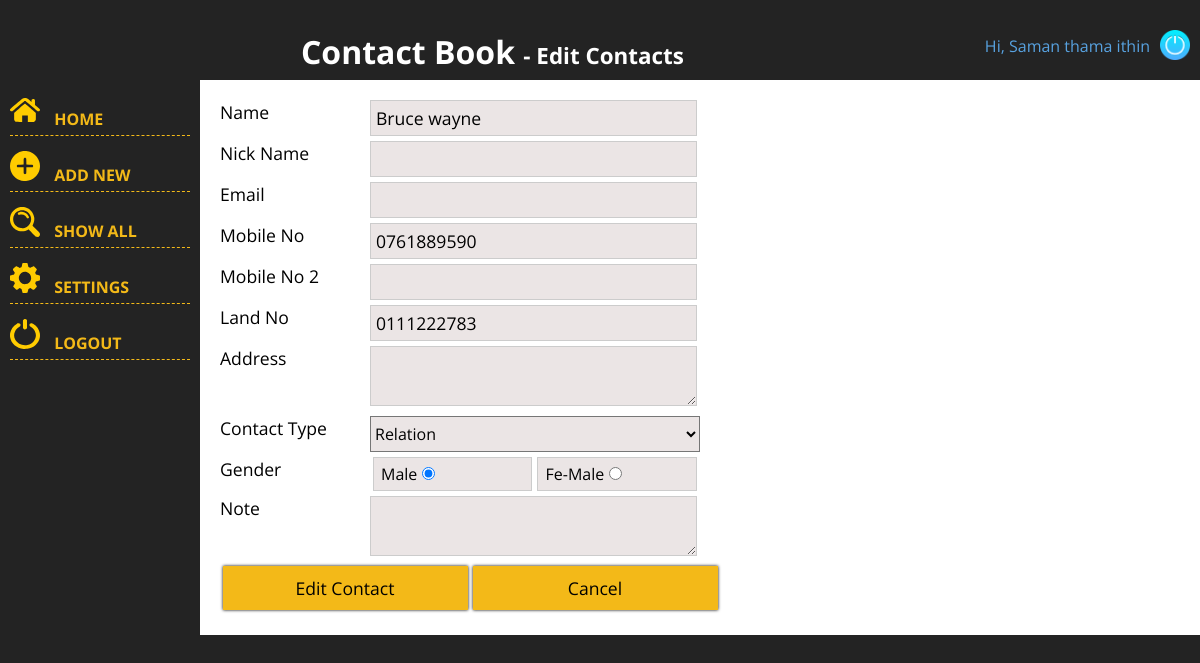
The app's page /edit.php?id=1 (signed in) with its own data.
### tables this page shows
CREATE TABLE `contacts` (
  `id` int(11) NOT NULL,
  `name` varchar(30) NOT NULL,
  `nick` varchar(12) NOT NULL,
  `email` varchar(100) NOT NULL,
  `mobile1` varchar(12) NOT NULL,
  `mobile2` varchar(12) NOT NULL,
  `land` varchar(12) NOT NULL,
  `address` varchar(160) NOT NULL,
  `type` tinyint(4) NOT NULL,
  `gender` tinyint(4) NOT NULL,
  `note` varchar(160) NOT NULL
);

### edit.php (the view, shortened to what this page needs)
<?php
include "inc_header.php";
$msg="";
if (isset($_GET['id'])){
    $result=array();
    try{
        include "db_connection.php";
        $query = $db->prepare("SELECT * FROM `contacts` WHERE `id`=?");
        $query->execute(array($_GET['id']));
        if ($query->rowCount()>0){
            $result = $query->fetch();
        }else $msg ="Given User id in URL is invalid";
    }catch(PDOException $e){
        $msg.=$e->getMessage();
        echo $msg;
    }
}else  $msg="URL is invalid. User Id is required in URL";
?>
    <?php include "inc_menus.php" ?>
        <form onsubmit="return validate()" name="form1" method="POST" action="edit.php?id=<?php echo $_GET['id']; ?>">
            <label class="row">
                <span class="item">Name</span>
                <input type="text" class="in1" maxlength="30" value="<?php echo isset($_POST['SENT']) && empty($okmsg) ? $_POST['uname'] : $result['name']; ?>" name="uname">
            </label>
            <label class="row">
                <span class="item">Nick Name</span>
                <input type="text" class="in1" maxlength="12" value="<?php echo isset($_POST['SENT']) && empty($okmsg) ? $_POST['nick'] : $result['nick']; ?>" name="nick">
            </label>
            <label class="row">
                <span class="item">Email</span>
                <input type="email" class="in1" maxlength="100" value="<?php echo isset($_POST['SENT']) && empty($okmsg) ? $_POST['email'] : $result['email']; ?>" name="email">
            </label>
            <label class="row">
                <span class="item">Mobile No</span>
                <input type="text" class="in1" maxlength="12" value="<?php echo isset($_POST['SENT']) && empty($okmsg) ? $_POST['mob1'] : $result['mobile1']; ?>" name="mob1">
            </label>
            <label class="row">
                <span class="item">Mobile No 2</span>
                <input type="text" class="in1" maxlength="12" value="<?php echo isset($_POST['SENT']) && empty($okmsg) ? $_POST['mob2'] : $result['mobile2']; ?>" name="mob2">
            </label>
            <label class="row">
                <span class="item">Land No</span>
                <input type="text" class="in1" maxlength="12" value="<?php echo isset($_POST['SENT']) && empty($okmsg) ? $_POST['land'] : $result['land']; ?>" name="land">
            </label>
            <label class="row">
                <span class="item">Address</span>
                <textarea maxlength="160" class="in1" name="address"value="<?php echo isset($_POST['SENT']) && empty($okmsg) ? $_POST['address'] : $result['address']; ?>"></textarea>
            </label>
            <label class="row">
                <span class="item">Contact Type</span>
                <select name="type">
                    <option value="2" <?php if((isset($_POST['SENT']) && empty($okmsg) && $_POST['type']==2) || $result['type']==2) echo "selected"; ?> >Relation</option>
                </select>
            </label>
            <div class="row">
                <span class="item">Gender</span>
                <label class="gender">Male<input type="radio" name="gender" value="1" <?php if((isset($_POST['SENT']) && empty($okmsg) && $_POST['type']==1) || $result['gender']==1) echo "checked"; ?> ></label>
                <label class="gender">Fe-Male<input type="radio" name="gender" value="2" <?php if((isset($_POST['SENT']) && empty($okmsg) && $_POST['type']==2) || $result['gender']==2) echo "checked"; ?> ></label>
            </div>
            <label class="row">
                <span class="item">Note</span>
                <textarea maxlength="160" class="in1" name="note" value="<?php echo isset($_POST['SENT']) && empty($okmsg) ? $_POST['note'] : $result['note']; ?>"></textarea>
            </label>
            <div class="row">
                <input type="submit" value="Edit Contact" class="in2" name="SENT">
                <input type="reset" value="Cancel" class="in2">
            </div>
        </form>
<?php include "inc_footer.php" ?>

### common.css (style rules this page uses)
body { padding-top: 80px; margin: 0; background: #232323; font-family: 'Open Sans', sans-serif; }

### records on screen
contacts: uname "Bruce wayne", mob1 "0761889590", land "0111222783", type "Relation", gender "☑ Male", gender "☐ Fe-Male"

### other values on screen
$_SESSION['name'] "Saman thama ithin"
$page_name[$page_id] "Edit Contacts"
